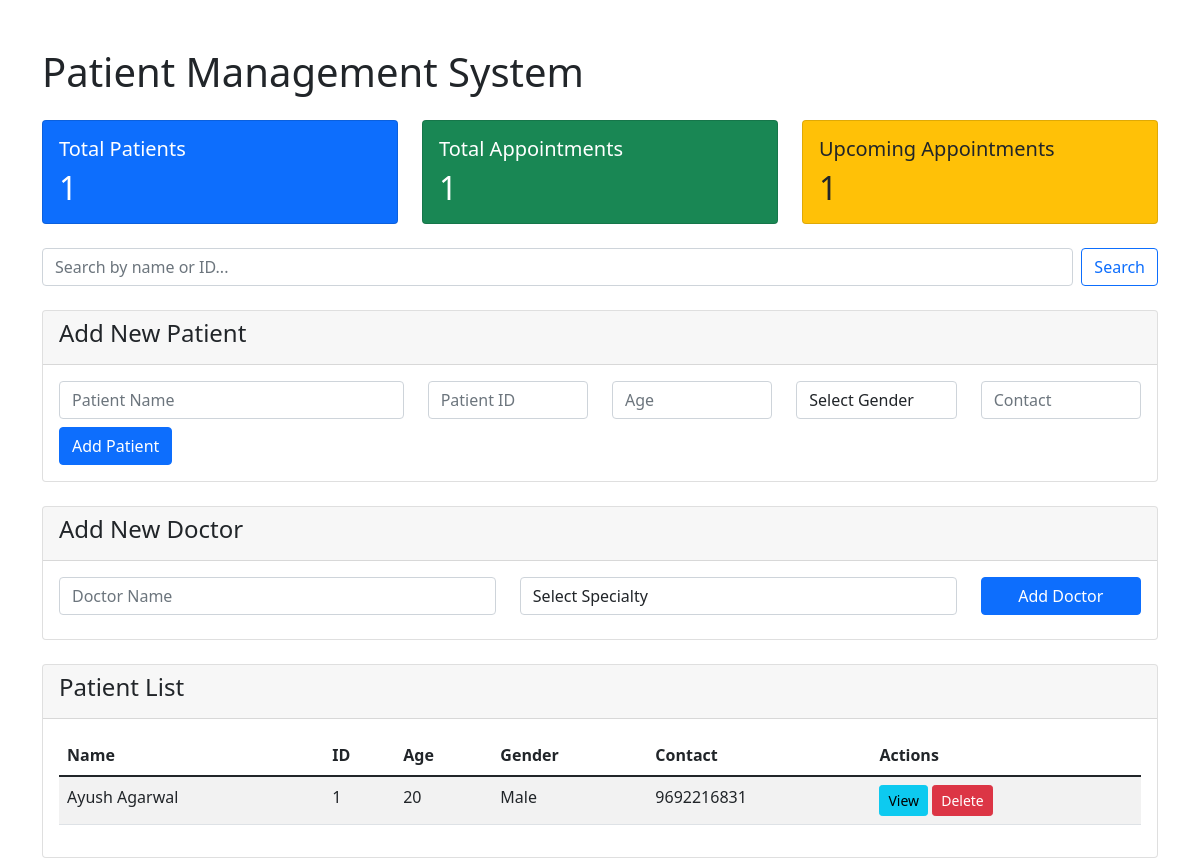
The page / on the database its author committed.
### app.py (models this page shows)
class Patient(db.Model):
    __bind_key__ = 'default'
    id = db.Column(db.Integer, primary_key=True)
    name = db.Column(db.String(100), nullable=False)
    patient_id = db.Column(db.String(50), unique=True, nullable=False)
    age = db.Column(db.Integer)
    gender = db.Column(db.String(10))
    contact = db.Column(db.String(10))
    medical_history = db.relationship('MedicalHistory', backref='patient', lazy=True, cascade='all, delete-orphan')

### app.py (the view)
@app.route('/')
def index():
    search_query = request.args.get('search', '')
    if search_query:
        patients = Patient.query.filter(
            (Patient.name.ilike(f'%{search_query}%')) |
            (Patient.patient_id.ilike(f'%{search_query}%'))
        ).all()
    else:
        patients = Patient.query.all()
    total_patients = Patient.query.count()
    total_appointments = Appointment.query.count()
    upcoming_appointments = Appointment.query.filter(
        Appointment.appointment_date > datetime.utcnow(),
        Appointment.status == 'scheduled'
    ).count()
    stats = {
        'total_patients': total_patients,
        'total_appointments': total_appointments,
        'upcoming_appointments': upcoming_appointments
    }
    return render_template('index.html', patients=patients, stats=stats)

### templates/index.html (shortened to what this page needs)
<!DOCTYPE html>
<html lang="en">
<head>
    <link href="https://cdn.jsdelivr.net/npm/bootstrap@5.1.3/dist/css/bootstrap.min.css" rel="stylesheet">
</head>
<body>
    <div class="container mt-5">
        <h1 class="mb-4">Patient Management System</h1>
        <div class="row mb-4">
            <div class="col-md-4">
                <div class="card bg-primary text-white">
                    <div class="card-body">
                        <h5 class="card-title">Total Patients</h5>
                        <h2 class="card-text">{{ stats.total_patients }}</h2>
                    </div>
                </div>
            </div>
            <div class="col-md-4">
                <div class="card bg-success text-white">
                    <div class="card-body">
                        <h5 class="card-title">Total Appointments</h5>
                        <h2 class="card-text">{{ stats.total_appointments }}</h2>
                    </div>
                </div>
            </div>
            <div class="col-md-4">
                <div class="card bg-warning text-dark">
                    <div class="card-body">
                        <h5 class="card-title">Upcoming Appointments</h5>
                        <h2 class="card-text">{{ stats.upcoming_appointments }}</h2>
                    </div>
                </div>
            </div>
        </div>
        <div class="row mb-4">
            <div class="col">
                <form action="{{ url_for('index') }}" method="GET" class="d-flex">
                    <input type="text" name="search" class="form-control me-2" placeholder="Search by name or ID..." value="{{ request.args.get('search', '') }}">
                    <button type="submit" class="btn btn-outline-primary">Search</button>
                </form>
            </div>
        </div>
        <div class="card mb-4">
            <div class="card-header">
                <h4>Add New Patient</h4>
            </div>
            <div class="card-body">
                <form action="{{ url_for('add_patient') }}" method="POST">
                    <div class="row">
                        <div class="col-md-4 mb-2">
                            <input type="text" name="name" class="form-control" placeholder="Patient Name" required pattern="^[A-Z][a-zA-Z]+ [A-Z][a-zA-Z]+( [A-Z][a-zA-Z]+)*$" title="Name must have at least 2 words, each starting with a capital letter">
                        </div>
                        <div class="col-md-2 mb-2">
                            <input type="text" name="patient_id" class="form-control" placeholder="Patient ID" required>
                        </div>
                        <div class="col-md-2 mb-2">
                            <input type="number" name="age" class="form-control" placeholder="Age" required min="1" max="120">
                        </div>
                        <div class="col-md-2 mb-2">
                            <select name="gender" class="form-control">
                                <option value="">Select Gender</option>
                            </select>
                        </div>
                        <div class="col-md-2 mb-2">
                            <input type="tel" name="contact" class="form-control" placeholder="Contact" required pattern="[0-9]{10}" title="Please enter a valid 10-digit mobile number">
                        </div>
                    </div>
                    <div class="row">
                        <div class="col">
                            <button type="submit" class="btn btn-primary">Add Patient</button>
                        </div>
                    </div>
                </form>
            </div>
        </div>
        <div class="card mb-4">
            <div class="card-header">
                <h4>Add New Doctor</h4>
            </div>
            <div class="card-body">
                <form action="{{ url_for('add_doctor') }}" method="POST">
                    <div class="row">
                        <div class="col-md-5 mb-2">
                            <input type="text" name="name" class="form-control" placeholder="Doctor Name" required pattern="^[A-Z][a-zA-Z]+ [A-Z][a-zA-Z]+.*$" title="Enter at least 2 words, each starting with a capital letter">
                        </div>
                        <div class="col-md-5 mb-2">
                            <select name="specialty" class="form-control" required>
                                <option value="">Select Specialty</option>
                            </select>
                        </div>
                        <div class="col-md-2 mb-2">
                            <button type="submit" class="btn btn-primary w-100">Add Doctor</button>
                        </div>
                    </div>
                </form>
            </div>
        </div>
        <div class="card">
            <div class="card-header">
                <h4>Patient List</h4>
            </div>
            <div class="card-body">
                {% if patients %}
                    <div class="table-responsive">
                        <table class="table table-striped">
                            <thead>
                                <tr>
                                    <th>Name</th>
                                    <th>ID</th>
                                    <th>Age</th>
                                    <th>Gender</th>
                                    <th>Contact</th>
                                    <th>Actions</th>
                                </tr>
                            </thead>
                            <tbody>
                                {% for patient in patients %}
                                    <tr>
                                        <td>{{ patient.name }}</td>
                                        <td>{{ patient.patient_id }}</td>
                                        <td>{{ patient.age if patient.age else '-' }}</td>
                                        <td>{{ patient.gender if patient.gender else '-' }}</td>
                                        <td>{{ patient.contact if patient.contact else '-' }}</td>
                                        <td>
                                            <a href="{{ url_for('view_patient', id=patient.id) }}" class="btn btn-info btn-sm">View</a>
                                            <a href="{{ url_for('delete_patient', id=patient.id) }}" class="btn btn-danger btn-sm" onclick="return confirm('Are you sure you want to delete this patient? This will also delete all their appointments and medical history.')">Delete</a>
                                        </td>
                                    </tr>
                                {% endfor %}
                            </tbody>
                        </table>
                    </div>
                {% else %}
                    <p class="text-center">No patients found.</p>
                {% endif %}
            </div>
        </div>
    </div>
</body>
</html>

### rows shown on the page
Patient: name "Ayush Agarwal", patient_id "1", age "20", gender "Male", contact "9692216831"

### other values the page prints
{{ stats.total_patients }} "1"
{{ stats.total_appointments }} "1"
{{ stats.upcoming_appointments }} "1"
